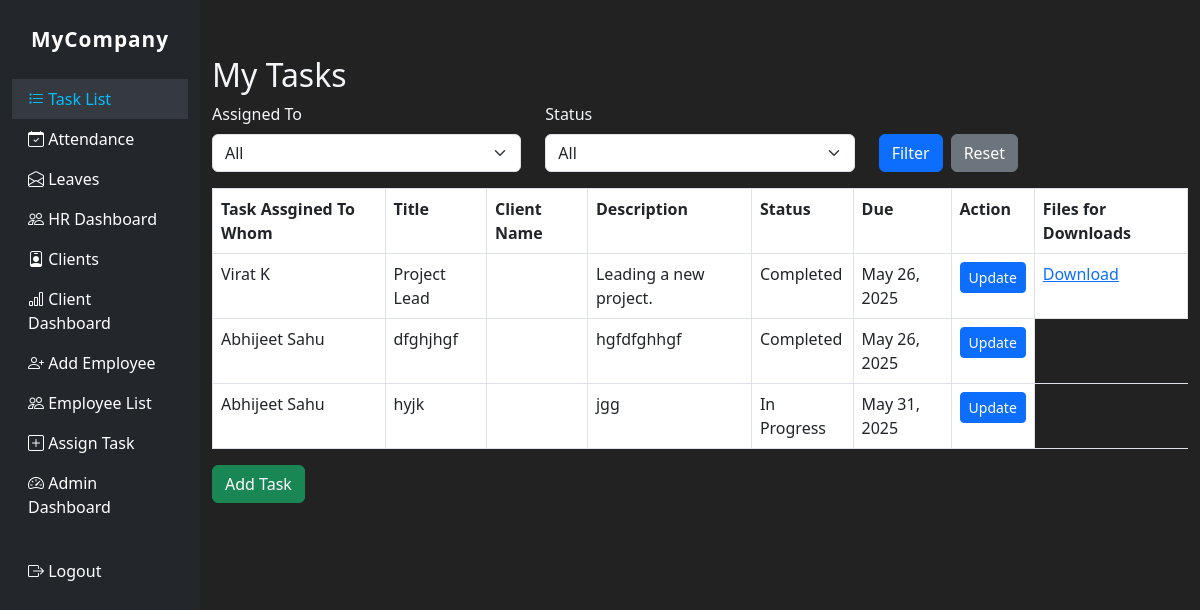
/employee/tasks/ (signed in), run on the app's committed database.
### employee/models.py (models this page shows, shortened)
class Task(models.Model):
    title = models.CharField(max_length=200)
    description = models.TextField()
    assigned_to = models.ForeignKey(User, on_delete=models.CASCADE)
    client = models.ForeignKey(Client, on_delete=models.CASCADE, related_name='tasks', null=True, blank=True)
    created_at = models.DateTimeField(auto_now_add=True)
    due_date = models.DateField()
    status = models.CharField(max_length=50, choices=[
        ('pending', 'Pending'),
        ('in_progress', 'In Progress'),
        ('completed', 'Completed'),
    ], default='pending')
    upload = models.FileField(
        upload_to='task_uploads/',
        null=True,
        blank=True,
        validators=[FileExtensionValidator(allowed_extensions=['pdf', 'docx', 'xlsx', 'zip', 'jpg', 'png'])]
    )

### employee/views.py (the view)
# urls.py: path('tasks/', views.task_list, name='task_list'),
@login_required
def task_list(request):
    try:
        if request.user.is_superuser:
            tasks = Task.objects.all()
            employees = User.objects.filter(is_superuser=False)
            assigned_to = request.GET.get('assigned_to')
            status = request.GET.get('status')
            if assigned_to:
                tasks = tasks.filter(assigned_to_id=assigned_to)
            if status:
                tasks = tasks.filter(status=status)
            context =  {
                'tasks': tasks,
                'employees': employees,
            }
        else:
            tasks = Task.objects.filter(assigned_to=request.user)
            context = {
                'tasks': tasks,
                'employees': User.objects.none(),
            }
        return render(request, 'employee/task_list.html', context)
    except Exception as e:
        messages.error(request, f"An error occurred: {str(e)}")
        return redirect('home')

### employee/templates/employee/task_list.html (shortened to what this page needs)
{% extends 'base.html' %}
{% block content %}
<h2>My Tasks</h2>
{% if user.is_superuser %}
  <form method="get" class="mb-3">
    <div class="row">
      <div class="col-md-4">
        <label for="assigned_to" class="form-label">Assigned To</label>
        <select name="assigned_to" id="assigned_to" class="form-select">
          <option value="">All</option>
        </select>
      </div>
      <div class="col-md-4">
        <label for="status" class="form-label">Status</label>
        <select name="status" id="status" class="form-select">
          <option value="">All</option>
        </select>
      </div>
      <div class="col-md-4 d-flex align-items-end">
        <button type="submit" class="btn btn-primary me-2">Filter</button>
        <a href="{% url 'task_list' %}" class="btn btn-secondary">Reset</a>
      </div>
    </div>
  </form>
{% endif %}
<table class="table table-bordered">
    <tr>
        <th>Task Assgined To Whom</th>
        <th>Title</th>
        <th>Client Name</th>
        <th>Description</th>
        <th>Status</th>
        <th>Due</th>
        <th>Action</th>
        <th>Files for Downloads</th>
    </tr>
    {% for task in tasks %}
    <tr>
        <td>{{ task.assigned_to.get_full_name }}</td>
        <td>{{ task.title }}</td>
        <td>{{ task.client.name }}</td>
        <td>{{ task.description|truncatewords:10 }}</td>
        <td>{{ task.get_status_display }}</td>
        <td>{{ task.due_date }}</td>
        <td>
            <a href="{% url 'update_task' task.pk %}" class="btn btn-sm btn-primary">Update</a>
        </td>
        {% if user.is_superuser and task.upload %}
  <td><a href="{{ task.upload.url }}" target="_blank">Download</a></td>
{% endif %}
    </tr>
    {% endfor %}
</table>
{% if user.is_superuser %}
    <a href="{% url 'create_task' %}" class="btn btn-success">Add Task</a>
{% endif %}
{% endblock %}

### website/templates/base.html (style rules this page uses)
body { background: #18191a; color: #f5f6fa; }

### website/templates/navbar.html (style rules this page uses)
body { background: #18191a; color: #f5f6fa; }

### data on the page
Task: assigned_to.get_full_name "Virat K", title "Project Lead", description "Leading a new project.", status "Completed", due_date "May 26, 2025"
Task: assigned_to.get_full_name "Abhijeet Sahu", title "dfghjhgf", description "hgfdfghhgf", status "Completed", due_date "May 26, 2025"
Task: assigned_to.get_full_name "Abhijeet Sahu", title "hyjk", description "jgg", status "In Progress", due_date "May 31, 2025"
